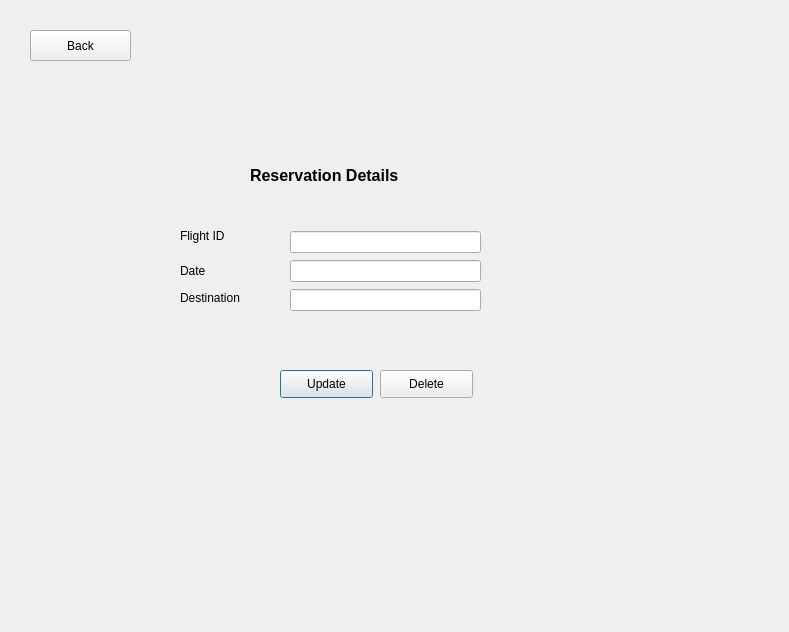
<?xml version="1.0" encoding="UTF-8"?>
<ui version="4.0">
 <class>editdeletereservation</class>
 <widget class="QDialog" name="editdeletereservation">
  <property name="geometry">
   <rect>
    <x>0</x>
    <y>0</y>
    <width>789</width>
    <height>632</height>
   </rect>
  </property>
  <property name="windowTitle">
   <string>Dialog</string>
  </property>
  <widget class="QPushButton" name="pushButton">
   <property name="geometry">
    <rect>
     <x>280</x>
     <y>370</y>
     <width>93</width>
     <height>28</height>
    </rect>
   </property>
   <property name="text">
    <string>Update</string>
   </property>
  </widget>
  <widget class="QWidget" name="widget" native="true">
   <property name="geometry">
    <rect>
     <x>150</x>
     <y>160</y>
     <width>441</width>
     <height>201</height>
    </rect>
   </property>
   <widget class="QLabel" name="label_9">
    <property name="geometry">
     <rect>
      <x>100</x>
      <y>-20</y>
      <width>221</width>
      <height>71</height>
     </rect>
    </property>
    <property name="font">
     <font>
      <pointsize>12</pointsize>
      <weight>75</weight>
      <bold>true</bold>
     </font>
    </property>
    <property name="text">
     <string>Reservation Details</string>
    </property>
   </widget>
   <widget class="QLabel" name="label_10">
    <property name="geometry">
     <rect>
      <x>30</x>
      <y>60</y>
      <width>61</width>
      <height>31</height>
     </rect>
    </property>
    <property name="font">
     <font>
      <pointsize>9</pointsize>
     </font>
    </property>
    <property name="text">
     <string>Flight ID</string>
    </property>
   </widget>
   <widget class="QLabel" name="label_11">
    <property name="geometry">
     <rect>
      <x>30</x>
      <y>100</y>
      <width>55</width>
      <height>21</height>
     </rect>
    </property>
    <property name="font">
     <font>
      <pointsize>9</pointsize>
     </font>
    </property>
    <property name="text">
     <string>Date</string>
    </property>
   </widget>
   <widget class="QLabel" name="label_12">
    <property name="geometry">
     <rect>
      <x>30</x>
      <y>130</y>
      <width>91</width>
      <height>16</height>
     </rect>
    </property>
    <property name="font">
     <font>
      <pointsize>9</pointsize>
     </font>
    </property>
    <property name="text">
     <string>Destination</string>
    </property>
   </widget>
   <widget class="QWidget" name="layoutWidget_3">
    <property name="geometry">
     <rect>
      <x>140</x>
      <y>70</y>
      <width>191</width>
      <height>82</height>
     </rect>
    </property>
    <layout class="QVBoxLayout" name="verticalLayout_3">
     <item>
      <widget class="QLineEdit" name="lineEdit_7"/>
     </item>
     <item>
      <widget class="QLineEdit" name="lineEdit_8"/>
     </item>
     <item>
      <widget class="QLineEdit" name="lineEdit_9"/>
     </item>
    </layout>
   </widget>
  </widget>
  <widget class="QPushButton" name="pushButton_2">
   <property name="geometry">
    <rect>
     <x>380</x>
     <y>370</y>
     <width>93</width>
     <height>28</height>
    </rect>
   </property>
   <property name="text">
    <string>Delete</string>
   </property>
  </widget>
  <widget class="QPushButton" name="pushButton_3">
   <property name="geometry">
    <rect>
     <x>30</x>
     <y>30</y>
     <width>101</width>
     <height>31</height>
    </rect>
   </property>
   <property name="font">
    <font>
     <pointsize>9</pointsize>
    </font>
   </property>
   <property name="text">
    <string>Back</string>
   </property>
  </widget>
 </widget>
 <resources/>
 <connections/>
</ui>
